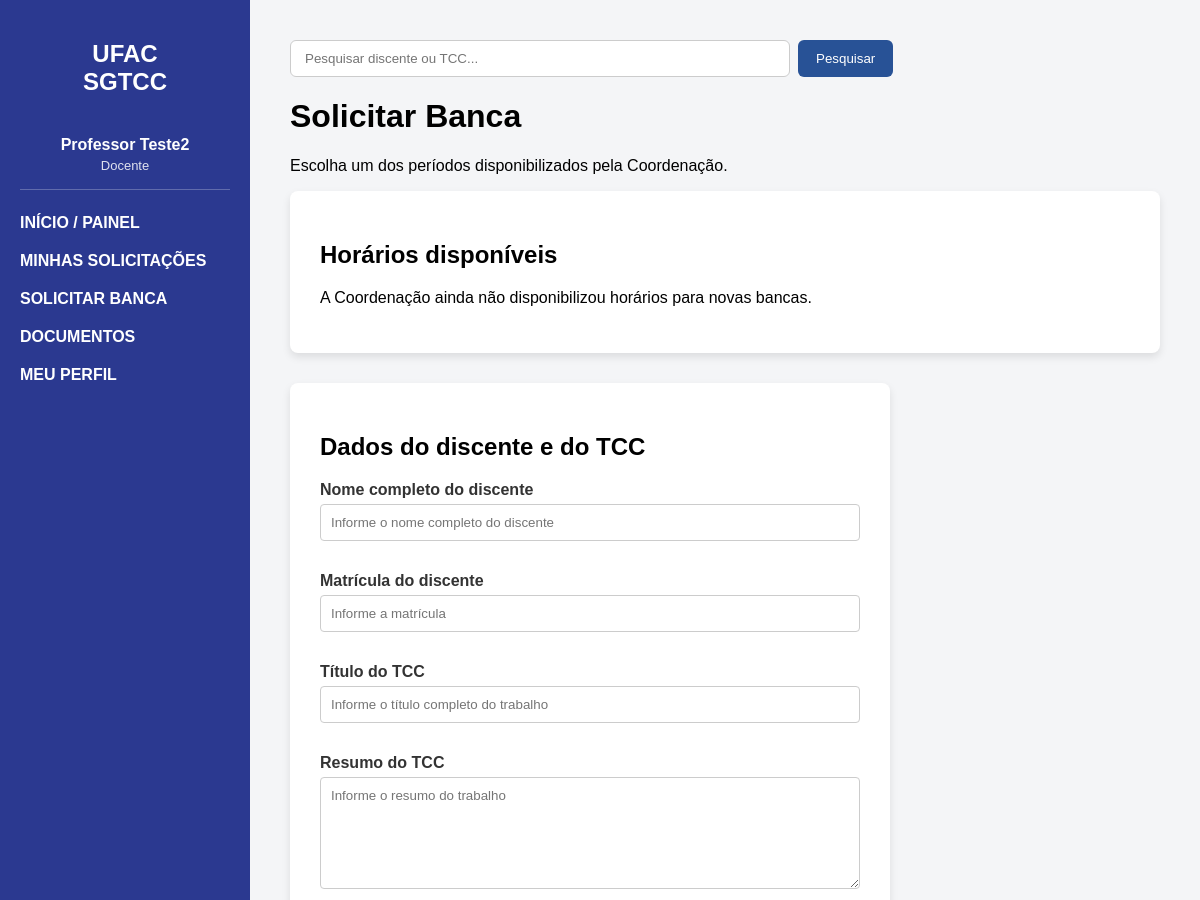
The app's page /solicitar/ (signed in, upper part), older data.
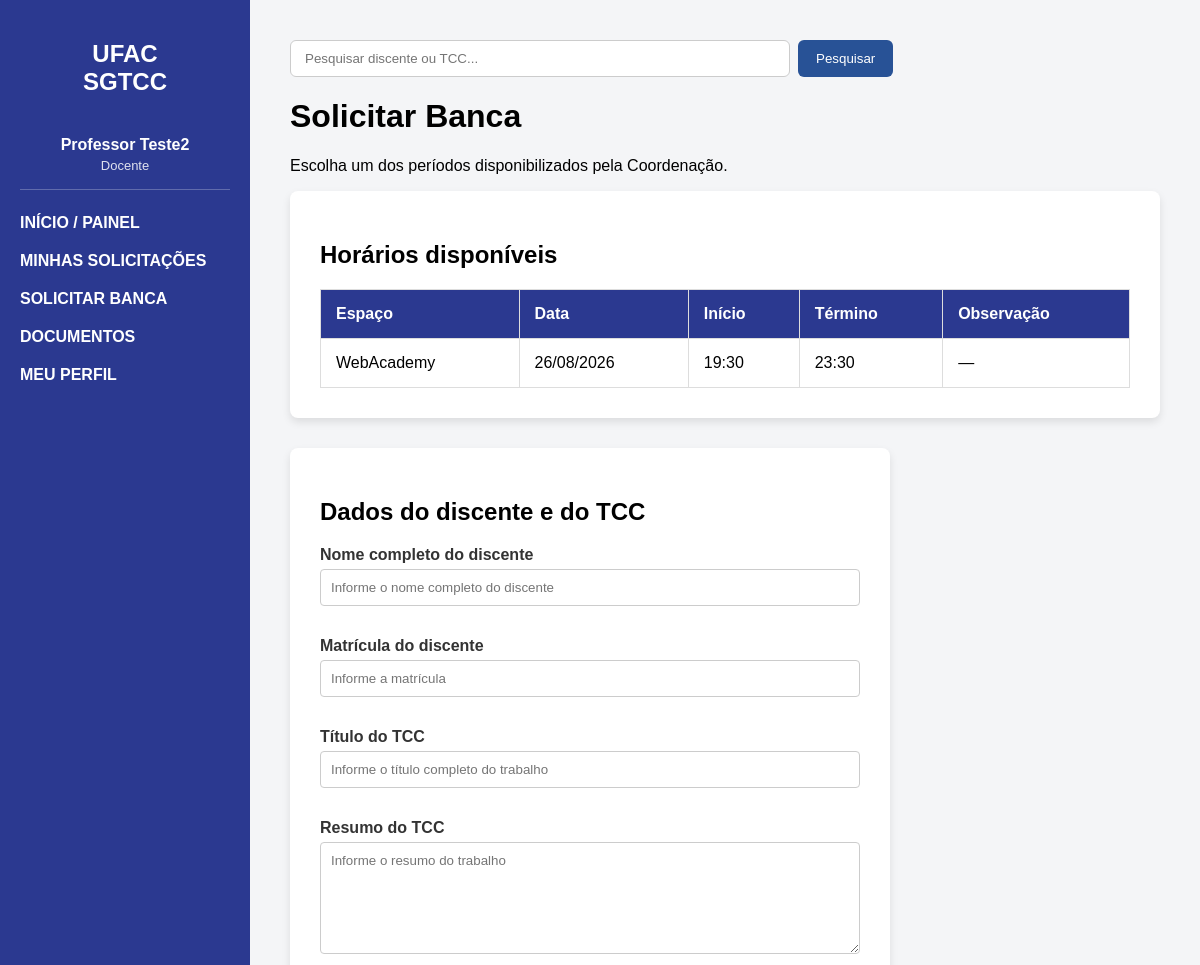
The same page, newer data.
### bancasapp/models.py (models this page shows, shortened)
class DisponibilidadeEspaco(models.Model):
    espaco = models.ForeignKey(
        EspacoFisico,
        on_delete=models.CASCADE,
        related_name='disponibilidades'
    )
    data_hora_inicio = models.DateTimeField(
        verbose_name='Data e hora de início'
    )
    data_hora_fim = models.DateTimeField(
        verbose_name='Data e hora de término'
    )
    ativo = models.BooleanField(
        default=True
    )
    observacao = models.CharField(
        max_length=255,
        blank=True
    )
    criada_por = models.ForeignKey(
        User,
        on_delete=models.SET_NULL,
        null=True,
        blank=True,
        related_name='disponibilidades_criadas',
        editable=False
    )
    data_cadastro = models.DateTimeField(
        auto_now_add=True
    )
    class Meta:
        ordering = [
            'data_hora_inicio',
            'espaco__nome',
        ]
        verbose_name = 'Disponibilidade de espaço'
        verbose_name_plural = 'Disponibilidades de espaços'
        constraints = [
            models.CheckConstraint(
                condition=models.Q(
                    data_hora_fim__gt=models.F(
                        'data_hora_inicio'
                    )
                ),
                name='disponibilidade_fim_apos_inicio'
            ),
        ]
        indexes = [
            models.Index(
                fields=[
                    'espaco',
                    'data_hora_inicio',
                    'data_hora_fim',
                ],
                name='disp_espaco_periodo_idx'
            ),
        ]

class EspacoFisico(models.Model):
    nome = models.CharField(
        max_length=255
    )
    ativo = models.BooleanField(
        default=True
    )
    class Meta:
        ordering = ['nome']
        verbose_name = 'Espaço físico'
        verbose_name_plural = 'Espaços físicos'
    def __str__(self):
        return self.nome

### bancasapp/views.py (the view)
@docente_required
def solicitar_banca(request):
    expirar_solicitacoes_vencidas()
    perfil_logado = pUsuario.objects.get(
        usuario=request.user,
        perfil='DOCENTE'
    )
    if request.method == 'POST':
        form = SolicitacaoBancaForm(
            request.POST,
            request.FILES
        )
        if form.is_valid():
            with transaction.atomic():
                discente, _ = (
                    Discente.objects.get_or_create(
                        matricula=(
                            form.cleaned_data[
                                'matricula_discente'
                            ]
                        ),
                        defaults={
                            'nome': (
                                form.cleaned_data[
                                    'nome_discente'
                                ]
                            ),
                        }
                    )
                )
                projeto = ProjetoTCC.objects.create(
                    titulo=(
                        form.cleaned_data[
                            'titulo_tcc'
                        ]
                    ),
                    resumo=(
                        form.cleaned_data[
                            'resumo_tcc'
                        ]
                    ),
                    semestre_letivo=(
                        form.cleaned_data[
                            'semestre_letivo'
                        ]
                    ),
                    discente=discente,
                    status='EM_ANÁLISE',
                )
                solicitacao = form.save(
                    commit=False
                )
                solicitacao.projeto_tcc = projeto
                solicitacao.status = 'EM_ANÁLISE'
                solicitacao.usuario_solicitante = (
                    perfil_logado
                )
                solicitacao.save()
                ComposicaoBanca.objects.create(
                    solicitacao=solicitacao,
                    projeto_tcc=projeto,
                    orientador=(
                        form.cleaned_data[
                            'orientador'
                        ]
                    ),
                    coorientador=(
                        form.cleaned_data[
                            'coorientador'
                        ]
                    ),
                    avaliador_interno=(
                        form.cleaned_data[
                            'avaliador_interno'
                        ]
                    ),
                    segundo_avaliador_interno=(
                        form.cleaned_data[
                            'segundo_avaliador_interno'
                        ]
                    ),
                    presidente=(
                        form.cleaned_data[
                            'presidente'
                        ]
                    ),
                    nome_avaliador_externo=(
                        form.cleaned_data[
                            'nome_avaliador_externo'
                        ]
                    ),
                    titulacao_avaliador_externo=(
                        form.cleaned_data[
                            'titulacao_avaliador_externo'
                        ]
                    ),
                    instituicao_avaliador_externo=(
                        form.cleaned_data[
                            'instituicao_avaliador_externo'
                        ]
                    ),
                )
            messages.success(
                request,
                'Solicitação de banca enviada com sucesso.'
            )
            return redirect(
                'dashboard'
            )
        for campo, erros in form.errors.items():
            for erro in erros:
                messages.error(
                    request,
                    erro
                )
    else:
        form = SolicitacaoBancaForm()
    disponibilidades = (
        DisponibilidadeEspaco.objects
        .select_related('espaco')
        .filter(
            ativo=True,
            espaco__ativo=True,
            data_hora_fim__gt=timezone.now(),
        )
        .order_by(
            'data_hora_inicio',
            'espaco__nome',
        )
    )
    return render(
        request,
        'solicitar_banca.html',
        {
            'form': form,
            'disponibilidades': disponibilidades,
        }
    )

### bancasapp/models.py (called while the page is built)
    def __str__(self):
        nome_exibicao = (
            self.usuario.get_full_name().strip()
            or self.usuario.username
        )
        return (
            f'{nome_exibicao} '
            f'({self.get_perfil_display()})'
        )

### bancasapp/permissions.py (called while the page is built)
def usuario_e_docente(user):
    if not user.is_authenticated or not user.is_active:
        return False
    return pUsuario.objects.filter(
        usuario=user,
        perfil='DOCENTE'
    ).exists()

def docente_required(view_func):
    @login_required(login_url='login')
    @wraps(view_func)
    def wrapper(request, *args, **kwargs):
        if usuario_e_docente(request.user):
            return view_func(
                request,
                *args,
                **kwargs
            )
        messages.error(
            request,
            'Apenas docentes cadastrados podem realizar esta operação.'
        )
        return redirect('dashboard')
    return wrapper

### bancasapp/services.py (called while the page is built)
def expirar_solicitacoes_vencidas():
    return (
        SolicitacaoAgendamento.objects
        .filter(
            status='EM_ANÁLISE',
            opcao_data_inicio__lte=timezone.now(),
        )
        .update(
            status='EXPIRADA'
        )
    )

### templates/solicitar_banca.html (shortened to what this page needs)
{% extends 'base.html' %}
{% block content %}
<div class="dashboard-header">
    <h1>Solicitar Banca</h1>
    <p>
        Escolha um dos períodos disponibilizados pela Coordenação.
    </p>
</div>
<div class="table-container" style="margin-bottom: 30px;">
    <h2>Horários disponíveis</h2>
    {% if disponibilidades %}
        <table>
            <thead>
                <tr>
                    <th>Espaço</th>
                    <th>Data</th>
                    <th>Início</th>
                    <th>Término</th>
                    <th>Observação</th>
                </tr>
            </thead>
            <tbody>
                {% for disponibilidade in disponibilidades %}
                    <tr>
                        <td>{{ disponibilidade.espaco.nome }}</td>
                        <td>
                            {{ disponibilidade.data_hora_inicio|date:"d/m/Y" }}
                        </td>
                        <td>
                            {{ disponibilidade.data_hora_inicio|date:"H:i" }}
                        </td>
                        <td>
                            {{ disponibilidade.data_hora_fim|date:"H:i" }}
                        </td>
                        <td>
                            {{ disponibilidade.observacao|default:"—" }}
                        </td>
                    </tr>
                {% endfor %}
            </tbody>
        </table>
    {% else %}
        <p>
            A Coordenação ainda não disponibilizou horários
            para novas bancas.
        </p>
    {% endif %}
</div>
<div class="form-container">
    <form method="POST" enctype="multipart/form-data">
        <h2>Dados do discente e do TCC</h2>
        <p>
            <label for="{{ form.nome_discente.id_for_label }}">
                <strong>{{ form.nome_discente.label }}</strong>
            </label>
            {{ form.nome_discente }}
        </p>
        <p>
            <label for="{{ form.matricula_discente.id_for_label }}">
                <strong>{{ form.matricula_discente.label }}</strong>
            </label>
            {{ form.matricula_discente }}
        </p>
        <p>
            <label for="{{ form.titulo_tcc.id_for_label }}">
                <strong>{{ form.titulo_tcc.label }}</strong>
            </label>
            {{ form.titulo_tcc }}
        </p>
        <p>
            <label for="{{ form.resumo_tcc.id_for_label }}">
                <strong>{{ form.resumo_tcc.label }}</strong>
            </label>
            {{ form.resumo_tcc }}
        </p>
    </form>
</div>
{% endblock %}

Row changes from the older to the newer data that the page shows:
added DisponibilidadeEspaco: espaco.nome "WebAcademy", data_hora_inicio "26/08/2026", data_hora_inicio "19:30", data_hora_fim "23:30", observacao "—"
Text that changed along with them:
text no longer shown: "A Coordenação ainda não disponibilizou horários para novas bancas."
text now shown: "Espaço Data Início Término Observação"
